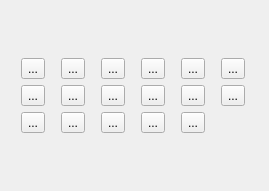
<?xml version="1.0" encoding="UTF-8"?>
<ui version="4.0">
 <class>Form</class>
 <widget class="QWidget" name="Form">
  <property name="geometry">
   <rect>
    <x>0</x>
    <y>0</y>
    <width>269</width>
    <height>191</height>
   </rect>
  </property>
  <property name="windowTitle">
   <string>Form</string>
  </property>
  <layout class="QGridLayout" name="gridLayout">
   <item row="2" column="3" colspan="3">
    <layout class="QGridLayout" name="gridLayout_3">
     <item row="0" column="2">
      <widget class="QToolButton" name="point_elevation_btn">
       <property name="toolTip">
        <string>Sampling grid elevation from point or raster GDAL grid method</string>
       </property>
       <property name="text">
        <string>...</string>
       </property>
       <property name="icon">
        <iconset>
         <normaloff>../img/sample_elev_point.svg</normaloff>../img/sample_elev_point.svg</iconset>
       </property>
       <property name="iconSize">
        <size>
         <width>25</width>
         <height>25</height>
        </size>
       </property>
      </widget>
     </item>
     <item row="0" column="0">
      <widget class="QToolButton" name="create_grid_btn">
       <property name="toolTip">
        <string>Create grid</string>
       </property>
       <property name="text">
        <string>...</string>
       </property>
       <property name="icon">
        <iconset>
         <normaloff>../img/create_grid.svg</normaloff>../img/create_grid.svg</iconset>
       </property>
       <property name="iconSize">
        <size>
         <width>25</width>
         <height>25</height>
        </size>
       </property>
      </widget>
     </item>
     <item row="0" column="1">
      <widget class="QToolButton" name="raster_elevation_btn">
       <property name="toolTip">
        <string>Sampling grid elevation from raster layer</string>
       </property>
       <property name="text">
        <string>...</string>
       </property>
       <property name="icon">
        <iconset>
         <normaloff>../img/sample_elev.svg</normaloff>../img/sample_elev.svg</iconset>
       </property>
       <property name="iconSize">
        <size>
         <width>25</width>
         <height>25</height>
        </size>
       </property>
      </widget>
     </item>
     <item row="0" column="3">
      <widget class="QToolButton" name="xyz_elevation_btn">
       <property name="toolTip">
        <string>Sample elevation from point or LiDAR </string>
       </property>
       <property name="text">
        <string>...</string>
       </property>
       <property name="icon">
        <iconset>
         <normaloff>../img/sample_elev_xyz.svg</normaloff>../img/sample_elev_xyz.svg</iconset>
       </property>
       <property name="iconSize">
        <size>
         <width>25</width>
         <height>25</height>
        </size>
       </property>
      </widget>
     </item>
     <item row="0" column="4">
      <widget class="QToolButton" name="polygon_elevation_btn">
       <property name="toolTip">
        <string>Correct grid elevation</string>
       </property>
       <property name="text">
        <string>...</string>
       </property>
       <property name="icon">
        <iconset>
         <normaloff>../img/sample_elev_polygon.svg</normaloff>../img/sample_elev_polygon.svg</iconset>
       </property>
       <property name="iconSize">
        <size>
         <width>25</width>
         <height>25</height>
        </size>
       </property>
      </widget>
     </item>
     <item row="0" column="5">
      <widget class="QToolButton" name="roughness_btn">
       <property name="toolTip">
        <string>Sampling roughness</string>
       </property>
       <property name="text">
        <string>...</string>
       </property>
       <property name="icon">
        <iconset>
         <normaloff>../img/sample_manning.svg</normaloff>../img/sample_manning.svg</iconset>
       </property>
       <property name="iconSize">
        <size>
         <width>25</width>
         <height>25</height>
        </size>
       </property>
      </widget>
     </item>
     <item row="1" column="0">
      <widget class="QToolButton" name="raster_roughness_btn">
       <property name="toolTip">
        <string>Sampling grid roughness from raster</string>
       </property>
       <property name="text">
        <string>...</string>
       </property>
       <property name="icon">
        <iconset>
         <normaloff>../img/sample_raster_roughness.svg</normaloff>../img/sample_raster_roughness.svg</iconset>
       </property>
       <property name="iconSize">
        <size>
         <width>25</width>
         <height>25</height>
        </size>
       </property>
      </widget>
     </item>
     <item row="1" column="1">
      <widget class="QToolButton" name="arfwrf_btn">
       <property name="toolTip">
        <string>Calculate reduction factors (ARF and WRF)</string>
       </property>
       <property name="text">
        <string>...</string>
       </property>
       <property name="icon">
        <iconset>
         <normaloff>../img/eval_arfwrf.svg</normaloff>../img/eval_arfwrf.svg</iconset>
       </property>
       <property name="iconSize">
        <size>
         <width>25</width>
         <height>25</height>
        </size>
       </property>
      </widget>
     </item>
     <item row="1" column="2">
      <widget class="QToolButton" name="tolerance_btn">
       <property name="toolTip">
        <string>Sampling spatial tolerance values</string>
       </property>
       <property name="text">
        <string>...</string>
       </property>
       <property name="icon">
        <iconset>
         <normaloff>../img/sample_tolerance.svg</normaloff>../img/sample_tolerance.svg</iconset>
       </property>
       <property name="iconSize">
        <size>
         <width>25</width>
         <height>25</height>
        </size>
       </property>
      </widget>
     </item>
     <item row="1" column="3">
      <widget class="QToolButton" name="froude_btn">
       <property name="toolTip">
        <string>Sampling limiting Froude numbers</string>
       </property>
       <property name="text">
        <string>...</string>
       </property>
       <property name="icon">
        <iconset>
         <normaloff>../img/sample_froude.svg</normaloff>../img/sample_froude.svg</iconset>
       </property>
       <property name="iconSize">
        <size>
         <width>25</width>
         <height>25</height>
        </size>
       </property>
      </widget>
     </item>
     <item row="1" column="4">
      <widget class="QToolButton" name="shallow_n_btn">
       <property name="acceptDrops">
        <bool>true</bool>
       </property>
       <property name="toolTip">
        <string>Sampling spatial shallow-n values</string>
       </property>
       <property name="text">
        <string>...</string>
       </property>
       <property name="icon">
        <iconset>
         <normaloff>../img/sample_shallow_n.svg</normaloff>../img/sample_shallow_n.svg</iconset>
       </property>
       <property name="iconSize">
        <size>
         <width>25</width>
         <height>25</height>
        </size>
       </property>
      </widget>
     </item>
     <item row="1" column="5">
      <widget class="QToolButton" name="gutter_btn">
       <property name="acceptDrops">
        <bool>true</bool>
       </property>
       <property name="toolTip">
        <string>Sampling gutters</string>
       </property>
       <property name="text">
        <string>...</string>
       </property>
       <property name="icon">
        <iconset>
         <normaloff>../img/sample_gutter.svg</normaloff>../img/sample_gutter.svg</iconset>
       </property>
       <property name="iconSize">
        <size>
         <width>25</width>
         <height>25</height>
        </size>
       </property>
      </widget>
     </item>
     <item row="2" column="0">
      <widget class="QToolButton" name="noexchange_btn">
       <property name="toolTip">
        <string>Sample no-exchange channel cells</string>
       </property>
       <property name="text">
        <string>...</string>
       </property>
       <property name="icon">
        <iconset>
         <normaloff>../img/sample_noexchange.svg</normaloff>../img/sample_noexchange.svg</iconset>
       </property>
       <property name="iconSize">
        <size>
         <width>25</width>
         <height>25</height>
        </size>
       </property>
      </widget>
     </item>
     <item row="2" column="1">
      <widget class="QToolButton" name="other_variable_btn">
       <property name="toolTip">
        <string>Assign water elevations/flow depths to grid from points layer</string>
       </property>
       <property name="text">
        <string>...</string>
       </property>
       <property name="icon">
        <iconset>
         <normaloff>../img/sample_grid_variable.svg</normaloff>../img/sample_grid_variable.svg</iconset>
       </property>
       <property name="iconSize">
        <size>
         <width>25</width>
         <height>25</height>
        </size>
       </property>
      </widget>
     </item>
     <item row="2" column="2">
      <widget class="QToolButton" name="steep_slopen_btn">
       <property name="toolTip">
        <string>Sampling spatial steep slope-n values</string>
       </property>
       <property name="text">
        <string>...</string>
       </property>
       <property name="icon">
        <iconset>
         <normaloff>../img/sample_steep_slopen.svg</normaloff>../img/sample_steep_slopen.svg</iconset>
       </property>
       <property name="iconSize">
        <size>
         <width>25</width>
         <height>25</height>
        </size>
       </property>
      </widget>
     </item>
     <item row="2" column="4">
      <widget class="QToolButton" name="help_btn">
       <property name="sizePolicy">
        <sizepolicy hsizetype="Fixed" vsizetype="Fixed">
         <horstretch>0</horstretch>
         <verstretch>0</verstretch>
        </sizepolicy>
       </property>
       <property name="toolTip">
        <string>Help</string>
       </property>
       <property name="layoutDirection">
        <enum>Qt::LeftToRight</enum>
       </property>
       <property name="text">
        <string>...</string>
       </property>
       <property name="icon">
        <iconset>
         <normaloff>../img/help.svg</normaloff>../img/help.svg</iconset>
       </property>
       <property name="iconSize">
        <size>
         <width>25</width>
         <height>25</height>
        </size>
       </property>
      </widget>
     </item>
     <item row="2" column="3">
      <widget class="QToolButton" name="lid_volume_btn">
       <property name="toolTip">
        <string>Sampling LID volume values</string>
       </property>
       <property name="text">
        <string>...</string>
       </property>
       <property name="icon">
        <iconset>
         <normaloff>../img/sample_lid_volume.svg</normaloff>../img/sample_lid_volume.svg</iconset>
       </property>
       <property name="iconSize">
        <size>
         <width>25</width>
         <height>25</height>
        </size>
       </property>
      </widget>
     </item>
    </layout>
   </item>
  </layout>
 </widget>
 <resources/>
 <connections/>
</ui>
